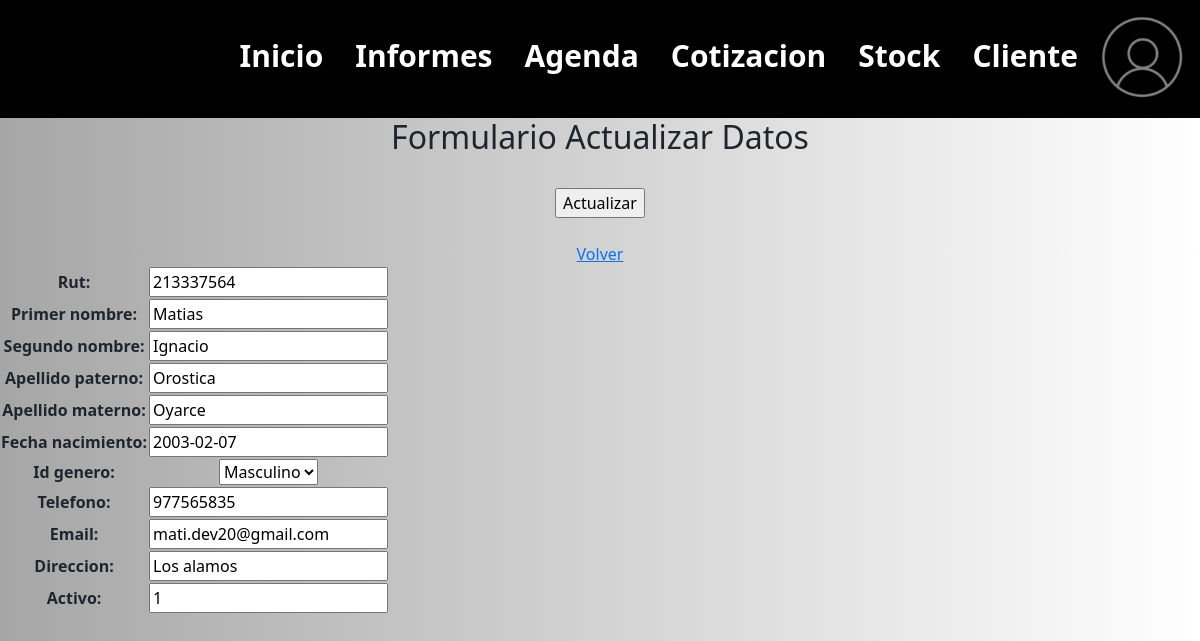
The page /gestionUser/clientesUpdate/213337564 on the database its author committed.
### gestionUser/models.py (models this page shows, shortened)
class Cliente(models.Model):
    rut = models.CharField(db_column='clienteRut', primary_key=True, max_length=10)
    primer_nombre = models.CharField(max_length=20)
    segundo_nombre = models.CharField(max_length=20, blank=True, null=True)  # Segundo nombre puede ser opcional
    apellido_paterno = models.CharField(max_length=20)
    apellido_materno = models.CharField(max_length=20, blank=True, null=True)  # Apellido materno puede ser opcional
    fecha_nacimiento = models.DateField(blank=False, null=False)
    id_genero = models.ForeignKey('Genero', on_delete=models.CASCADE, db_column='idGenero')
    telefono = models.CharField(max_length=45)
    email = models.EmailField(unique=True, max_length=100, blank=True, null=True)
    direccion = models.CharField(max_length=50, blank=True, null=True)
    activo = models.CharField(max_length=45)  # Cambiado a BooleanField

### gestionUser/views.py (the view)
# urls.py: path('clientesUpdate/<str:pk>', views.clientesUpdate, name='clientesUpdate'),
def clientesUpdate (request, pk):
    try:
        cliente=Cliente.objects.get(rut=pk)
        context={}
        if cliente:
            print("Edit encontro el genero...")
            if request.method =="POST":
                print("edit, es un post")
                form= ClienteForm (request.POST, instance=cliente)
                form.save()
                mensaje="Bien, datos actualizados..."
                print(mensaje)
                context = {'cliente':cliente, 'form':form, 'mensaje':mensaje}
                return render (request, 'gestionUser/clientes_edit.html', context)
            else:
                print("edit, NO es un POST")
                form= ClienteForm(instance=cliente)
                mensaje=""
                context = {'cliente':cliente, 'form':form, 'mensaje':mensaje}
                return render (request, 'gestionUser/clientes_edit.html', context)
    except:
        print("Error, id no existe...")
        clientes=Cliente.objects.all()
        mensaje="Error, id no existe"
        context={'mensaje':mensaje, 'clientes':clientes}
        return render (request, 'gestionUser/clientes_list.html', context)

### gestionUser/forms.py
class ClienteForm(ModelForm):
    class Meta:
        model = Cliente
        fields = "__all__"

### gestionUser/models.py (called while the page is built)
    def __str__(self):
        return str(self.genero)

### gestionUser/templates/gestionUser/clientes_edit.html (shortened to what this page needs)
{% load static %}
<!DOCTYPE html>
<html lang="en">
<head>
    <link href="https://cdn.jsdelivr.net/npm/bootstrap@5.3.3/dist/css/bootstrap.min.css" rel="stylesheet">
    <link rel="stylesheet" href='{% static "css/styles.css" %}'>
</head>
<body style="background: linear-gradient(to right, #a6a6a6, #ffffff); margin: 0; height: 100vh;">
    <header>
        <ul class="nav justify-content-end" style="background-color: black;">
            <li class="nav-item">
              <a href="{% url 'index' %}" class="nav-link active" id="inicio" style="font-family: system-ui, -apple-system, BlinkMacSystemFont, 'Segoe UI', Roboto, Oxygen, Ubuntu, Cantarell, 'Open Sans', 'Helvetica Neue', sans-serif; color: white; font-size: 30px; font-weight: bold; margin-top: 25px;" aria-current="page" href="#">Inicio</a>
            </li>
            <li class="nav-item">
              <a class="nav-link" style="font-family: system-ui, -apple-system, BlinkMacSystemFont, 'Segoe UI', Roboto, Oxygen, Ubuntu, Cantarell, 'Open Sans', 'Helvetica Neue', sans-serif; color: white; font-size: 30px; font-weight: bold; margin-top: 25px;" href="#">Informes</a>
            </li>
            <li class="nav-item">
              <a class="nav-link" style="font-family: system-ui, -apple-system, BlinkMacSystemFont, 'Segoe UI', Roboto, Oxygen, Ubuntu, Cantarell, 'Open Sans', 'Helvetica Neue', sans-serif; color: white; font-size: 30px; font-weight: bold; margin-top: 25px;" href="#">Agenda</a>
            </li>
            <li class="nav-item">
                <a class="nav-link active" style="font-family: system-ui, -apple-system, BlinkMacSystemFont, 'Segoe UI', Roboto, Oxygen, Ubuntu, Cantarell, 'Open Sans', 'Helvetica Neue', sans-serif; color: white; font-size: 30px; font-weight: bold; margin-top: 25px;" aria-current="page" href="#">Cotizacion</a>
            </li>
            <li class="nav-item">
                <a class="nav-link active" style="font-family: system-ui, -apple-system, BlinkMacSystemFont, 'Segoe UI', Roboto, Oxygen, Ubuntu, Cantarell, 'Open Sans', 'Helvetica Neue', sans-serif; color: white; font-size: 30px; font-weight: bold; margin-top: 25px;" aria-current="page" href="#">Stock</a>
            </li>
            <li class="nav-item">
                <a class="nav-link active" style="font-family: system-ui, -apple-system, BlinkMacSystemFont, 'Segoe UI', Roboto, Oxygen, Ubuntu, Cantarell, 'Open Sans', 'Helvetica Neue', sans-serif; color: white; font-size: 30px; font-weight: bold; margin-top: 25px;" aria-current="page" href="#">Cliente</a>
            </li>
            <li class="nav-item">
                <img src='{% static "img/usuario.png" %}'  style="margin-top: 10px; margin-right: 10px;" alt="">
            </li>
          </ul>
    </header>
<div style=" text-align: center;">
    <h2>Formulario Actualizar Datos</h2><br>
    <table>
        <tr>
            {%if cliente%}
        <form action="" method="POST">
        {{ form.as_table }}
        <input type="submit" name="opcion" value="Actualizar">
       </form> <br><br>
    </tr>
            {%endif%}
    <a href="{% url 'crud_clientes' %}"> Volver </a>
    <br>
</div>

### rows shown on the page
Cliente: primer_nombre "Matias", segundo_nombre "Ignacio", apellido_paterno "Orostica", apellido_materno "Oyarce", fecha_nacimiento "2003-02-07", telefono "977565835", email "mati.dev20@gmail.com", direccion "Los alamos", activo "1"
